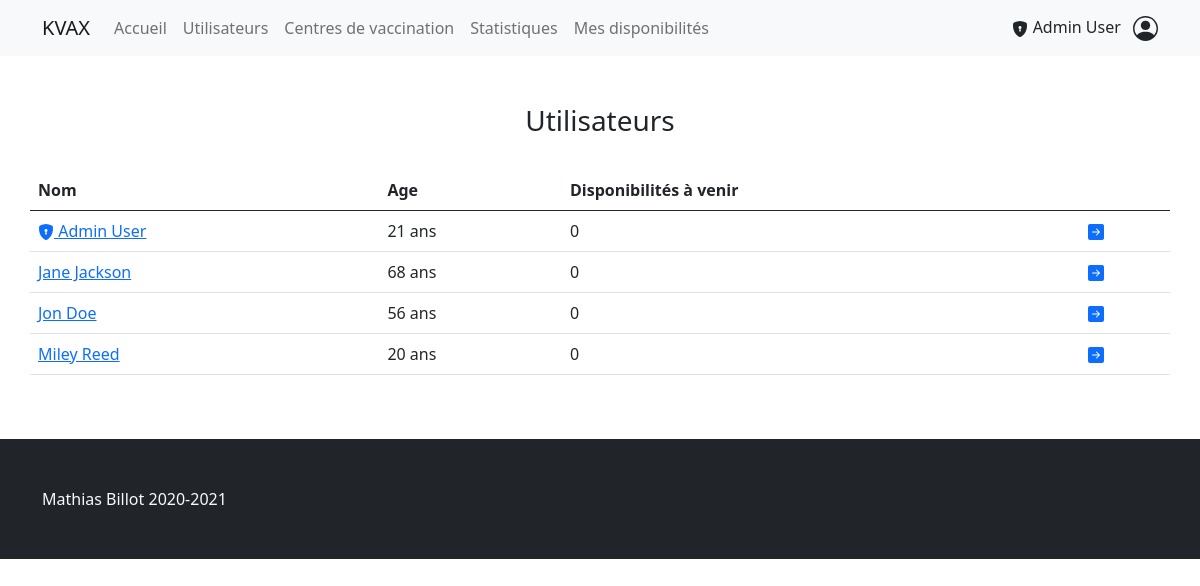
/index.php?page=getUsers (signed in), run on the app's committed database.
### tables this page shows
CREATE TABLE IF NOT EXISTS `users` (
    `id` varchar(36) DEFAULT (UUID()),
    `firstname` varchar(100) NOT NULL,
    `lastname` varchar(100) NOT NULL,
    `birthday` date NOT NULL,
    `phone` int(10) unsigned ZEROFILL NOT NULL,
    `email` varchar(320) NOT NULL,
    `role` enum('user', 'admin') NOT NULL,
    `password` varchar(255) NOT NULL,

    PRIMARY KEY (`id`)
);

### controllers/controller.php (called while the page is built, shortened)
<?php
    require('models/user.php');
    class Controller {
        function getUsers() {
            $users = User::getAll();
            require('views/pages/users.php');
        }
    }
?>

### config.php (called while the page is built, shortened)
<?php
    function redstr($page) {
        return $_SERVER['PHP_SELF']."?page=$page";
    }
?>

### views/pages/users.php (the view, shortened to what this page needs)
<div class="container">
    <div class="row">
        <div class="col text-center mb-4">
            <h3>Utilisateurs</h3>
        </div>
    </div>
    <div class="row">
        <table class="table">
            <thead>
                <tr>
                    <th>Nom</th>
                    <th>Age</th>
                    <th>Disponibilités à venir</th>
                    <th></th>
                </tr>
            </thead>
            <tbody>
                <?php foreach($users as $key => $user) { ?>
                    <tr>
                        <td>
                            <a href="<?= redstr('getUser').'&id='.$user->id ?>">
                                <?= $user->fullname ?>
                            </a>
                        </td>
                        <td><?= $user->age ?> ans</td>
                        <td><?= $user->availability_count ?></td>
                        <td>
                            <a href="<?= redstr('getUser').'&id='.$user->id ?>">
                            </a>
                        </td>
                    </tr>
                <?php } ?>
            </tbody>
        </table>
    </div>
</div>
<?php
    require_once('views/partials/layout.php');
?>

### models/user.php (shortened to what this page needs)
<?php
    class User {
        public static function getAll() {
            try {
                $pdo = getPdo();
                $query = 'SELECT ';
                $query .= '*, ';
                $query .= '(SELECT COUNT(*) FROM availabilities WHERE u.id = user_id AND `date` >= NOW()) AS availability_count ';
                $query .= 'FROM users AS u ORDER BY availability_count DESC;';
                $req = $pdo->prepare($query);
                $req->execute();
                $users = $req->fetchAll();
                foreach($users as $key => $user) {
                    $user->age = User::computeAge($user->birthday);
                    $user->fullname = User::computeFullname($user);
                }
                return $users;
            } catch (Exception $e) {
                throw new Exception($e->getMessage(), 400);
            }
        }
        private static function computeAge($date) {
            return date_diff(date_create($date), date_create('now'))->y;
        }
        private static function computeFullname($user) {
            $fullname = $user->firstname.' '.$user->lastname;
            if ($user->role == 'admin') {
                $admin_icon = '<svg xmlns="http://www.w3.org/2000/svg" width="16" height="16" fill="currentColor" class="bi bi-shield-lock-fill" viewBox="0 0 16 16">';
                $admin_icon .= '<path fill-rule="evenodd" d="M8 0c-.69 0-1.843.265-2.928.56-1.11.3-2.229.655-2.887.87a1.54 1.54 0 0 0-1.044 1.262c-.596 4.477.787 7.795 2.465 9.99a11.777 11.777 0 0 0 2.517 2.453c.386.273.744.482 1.048.625.28.132.581.24.829.24s.548-.108.829-.24a7.159 7.159 0 0 0 1.048-.625 11.775 11.775 0 0 0 2.517-2.453c1.678-2.195 3.061-5.513 2.465-9.99a1.541 1.541 0 0 0-1.044-1.263 62.467 62.467 0 0 0-2.887-.87C9.843.266 8.69 0 8 0zm0 5a1.5 1.5 0 0 1 .5 2.915l.385 1.99a.5.5 0 0 1-.491.595h-.788a.5.5 0 0 1-.49-.595l.384-1.99A1.5 1.5 0 0 1 8 5z"/>';
                $admin_icon .= '</svg>';
                $fullname = $admin_icon.' '.$fullname;
            }
            return $fullname;
        }
    }
?>

### data on the page
users: role "admin" (drawn), fullname "Admin User", birthday "21", availability_count "0"
users: firstname+lastname "Jane Jackson", birthday "68", availability_count "0"
users: firstname+lastname "Jon Doe", birthday "56", availability_count "0"
users: firstname+lastname "Miley Reed", birthday "20", availability_count "0"

### other printed values
$_SESSION['user_fullname'] "Admin User"
